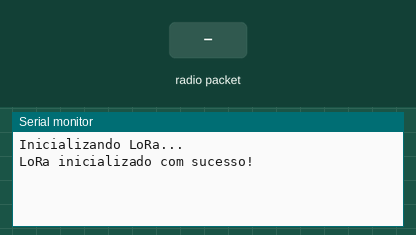
Recording of a program running on a simulated ESP32. On the bench: the last lines printed to the serial monitor. The test bench sets the inputs (shaded band). No radio packets arrive unless stated.

Above: at 1.2 s.
1.3 s: radio packet "1" arrives
At 2.4 s:
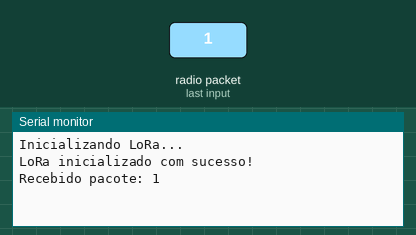
2.8 s: radio packet "0" arrives
At 3.5 s:
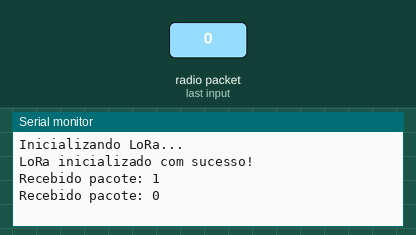
4.3 s: radio packet "2" arrives
At 4.7 s:
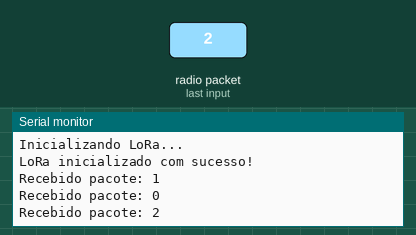

The program:

main.cpp
```cpp
#include <SPI.h>
#include <LoRa.h>

#define LORA_SS 18
#define LORA_RST 14
#define LORA_DIO0 26

void setup() {
  Serial.begin(9600);
  LoRa.setPins(LORA_SS, LORA_RST, LORA_DIO0);

  Serial.println("Inicializando LoRa...");
  if (!LoRa.begin(915E6)) {
    Serial.println("Erro: LoRa não inicializou.");
    while (1);
  }
  Serial.println("LoRa inicializado com sucesso!");
}

void loop() {
  // Check for incoming packets
  int packetSize = LoRa.parsePacket();
  if (packetSize) {
    Serial.print("Recebido pacote: ");
    while (LoRa.available()) {
      Serial.print((char)LoRa.read());
    }
    Serial.println();
  }
}
```

Measured:
- after the input at 1.3 s, the serial monitor: prints a new line at once (image 1)
- after the input at 2.8 s, the serial monitor: prints a new line at once (image 2)
- after the input at 4.3 s, the serial monitor: prints a new line at once (image 3)
